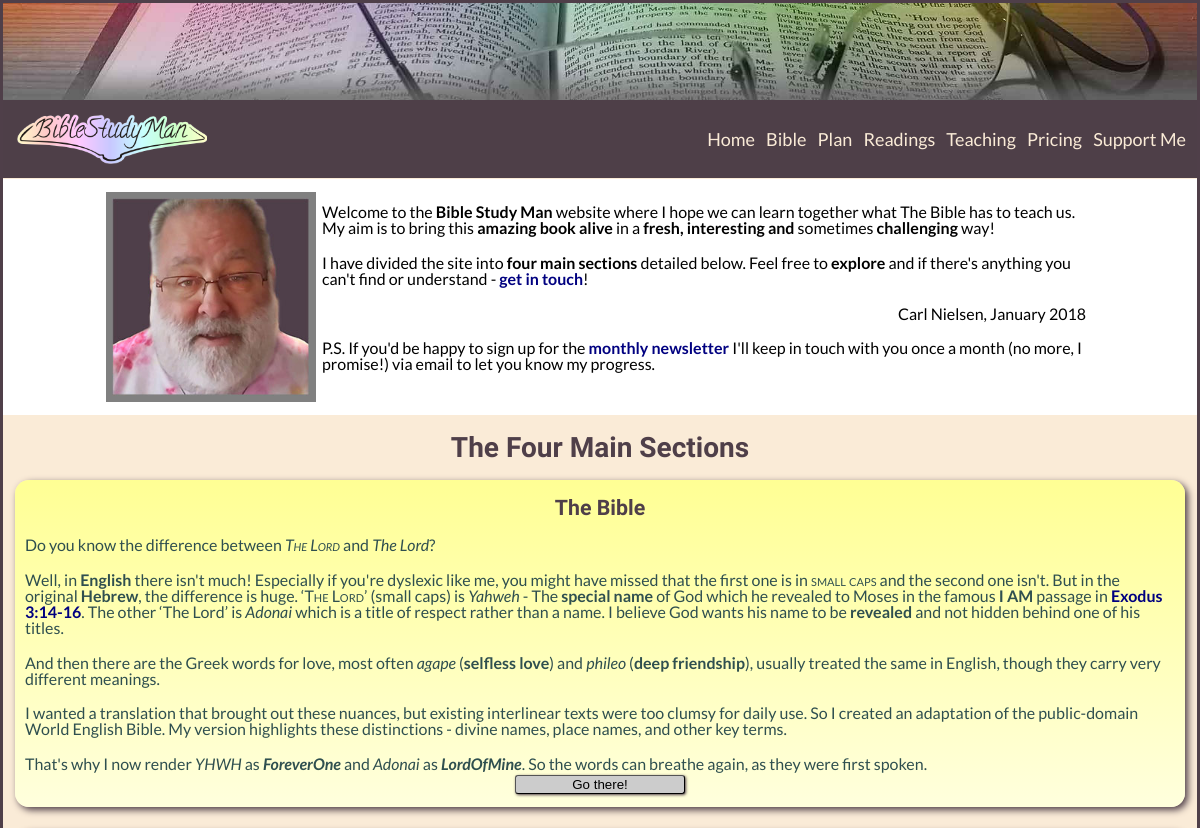
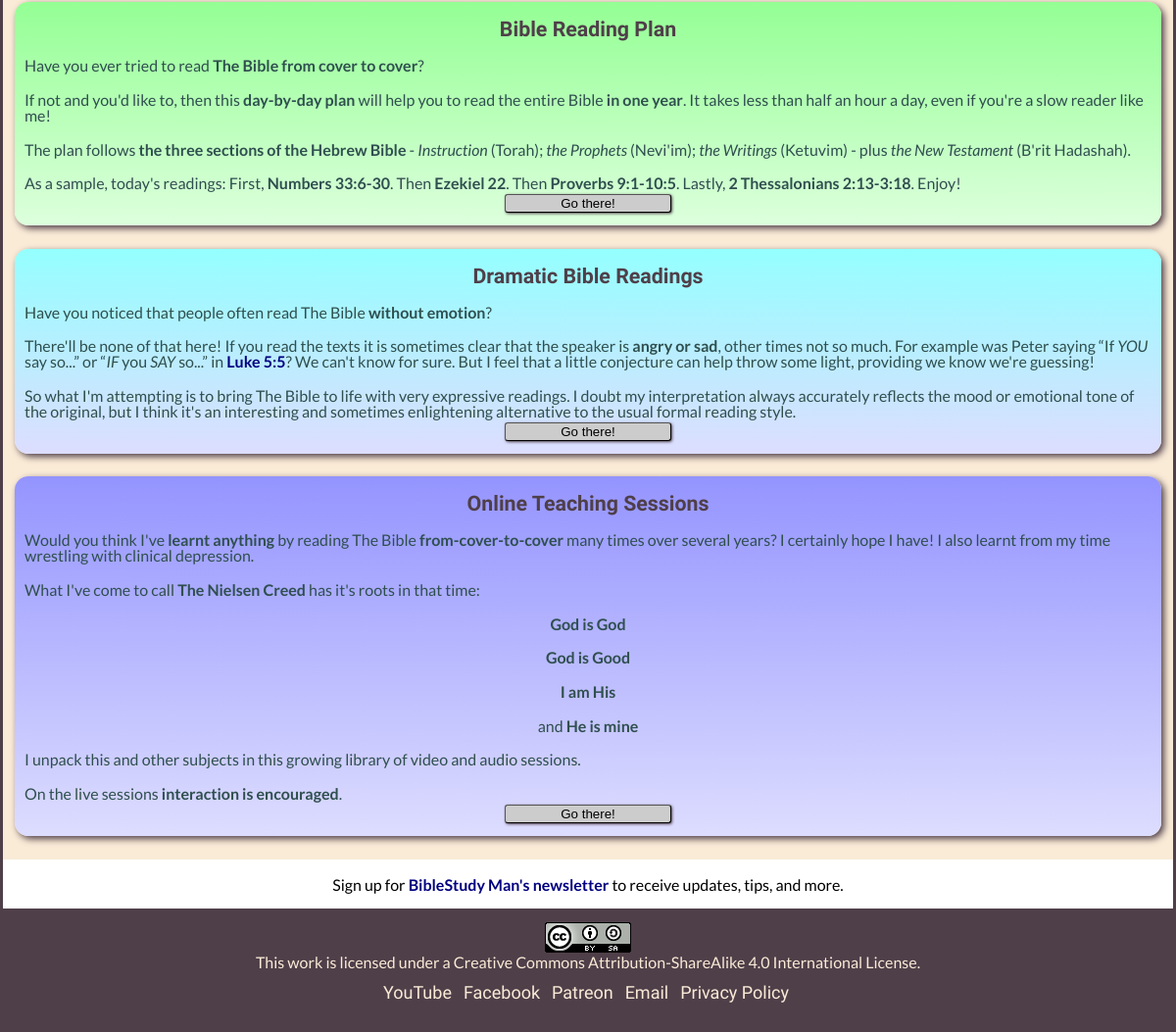
The page /site/index.php on the database its author committed (2 pictures, top to bottom).
### tables this page shows
CREATE TABLE books (
  bookCode varchar(3) NOT NULL,
  bookName varchar(25) NOT NULL,
  bookChapters smallint(6) NOT NULL,
  orderChristian tinyint(4) NOT NULL,
  orderJewish tinyint(4) NOT NULL,
  orderChron1 tinyint(4) NOT NULL,
  orderChron2 tinyint(4) NOT NULL,
  testament varchar(1) NOT NULL,
  sectionCode varchar(4) NOT NULL,
  PRIMARY KEY (bookCode)
);

### site/dbFunctions.php (called while the page is built, shortened)
<?php
require_once __DIR__ . '/bibleFormat.php';
function doQuery($pdo, $tQuery, $params = []){
  $stmt = $pdo->prepare($tQuery);
  $stmt->execute($params);
  return $stmt;
}
?>

### site/index.php (called while the page is built)
<?php require_once "home.php"; ?>

### site/bibleFormat.php (called while the page is built, shortened)
<?php
function bookLabel($tBook){
  $t = (string)$tBook;
  return ($t === 'Psalms' || $t === 'Psalm') ? 'Psalm' : $t;
}
function formatRangePart($aPart){
  return $aPart[1] > 0 ? $aPart[0] . ':' . $aPart[1] : (string)$aPart[0];
}
function formatRange($tBook, $a, $b){
  $tLabel = bookLabel($tBook);
  if ($b[0] < 1 && $b[1] < 1) return $tLabel . ' ' . formatRangePart($a);
  if ($a[0] === $b[0]) {
    if ($a[1] > 0 && $b[1] > 0) return $tLabel . ' ' . $a[0] . ':' . $a[1] . '-' . $b[1];
    return $tLabel . ' ' . $a[0];
  }
  return $tLabel . ' ' . formatRangePart($a) . '-' . formatRangePart($b);
}

### site/planFunctions.php (the view, shortened to what this page needs)
<?php
function getDayReadingQuery($iMonth, $iDay, $iSection = 0){
    list($query, $params) = getDayReadingQueryStart($iMonth, $iDay);
    list($whereClause, $whereParams) = getDayReadingQueryWhere($iMonth, $iDay, $iSection);
    $query .= $whereClause;
    $params = array_merge($params, $whereParams);
    return [$query, $params];
}
function getDayReadingQueryStart($iMonth, $iDay){
    $query = '';
    $params = [];
    if($iMonth === 2 && $iDay === 29){
        $query .= 'SELECT *, DATE_FORMAT(planDate,"%b %e") as planDateFormatted';
        $query .= ' FROM `plan-feb-29` INNER JOIN books ON `plan-feb-29`.bookCode=books.bookCode';
    } else {
        $query .= 'SELECT *, DATE_FORMAT(planDate,"%b %e") as planDateFormatted';
        $query .= ' FROM `plan-new` INNER JOIN `plan-days` ON `plan-new`.planDay=`plan-days`.ID';
        $query .= ' INNER JOIN books ON `plan-new`.bookCode=books.bookCode';
    }
    return [$query, $params];
}
function getDayReadingQueryWhere($iMonth, $iDay, $iSection = 0){
    $tQuery = '';
    $params = [];
    if($iMonth === 2 && $iDay === 29){
        $tTable = '`plan-feb-29`';
    } else {
        $tTable = '`plan-new`';
    }
    $tQuery .= ' WHERE MONTH(planDate)=?';
    $params[] = $iMonth;
    $tQuery .= ' AND DAY(planDate)=?';
    $params[] = $iDay;
    $tQuery .= ' ORDER BY planDate, ' . $tTable . '.sectionCode ASC';
    return [$tQuery, $params];
}
function daysReadingRefText($row){
    return formatRange($row['bookName'],
        [(int)$row['startChapter'], (int)$row['startVerse']],
        [(int)$row['endChapter'], (int)$row['endVerse']]);
}
function daysReadingsAsSentence($iMonth, $iDay, $bHighlightSW, $bShowOW, $bShowTN){
    global $pdo;
    $tOutput = '';
    list($tQuery, $params) = getDayReadingQuery($iMonth, $iDay);
    $stmt = doQuery($pdo, $tQuery, $params);
    $rows = $stmt->fetchAll();
    if (count($rows) === 0) {
        $tOutput .= 'Tell Carl something went wrong with the BibleStudyMan database - trying to do "' . htmlspecialchars($tQuery ?? '', ENT_QUOTES, 'UTF-8') . '"';
    } else {
        $atRefs = [];
        foreach($rows as $row) {
            $atRefs[] = '<strong>' . htmlspecialchars(daysReadingRefText($row), ENT_QUOTES, 'UTF-8') . '</strong>';
        }
        $tOutput .= readingsSentence($atRefs);
    }
    return $tOutput;
}
?>

### site/styles/general.css (style rules this page uses)
:root { --bg: white; --text: black; --anchor: #000080; --anchorHover: #800080; --heading: #4F3F49; --subheading: #4F3F49; --teaching: #9494ff; --teachingL: #ddddff; --readings: #94ffff; --readingsL: #ddddff; --plan: #94ff94; --planL: #ddffdd; --Bible: #ffff94; --BibleL: #ffffdd; --border: #4F3F49; }
body { background: var(--bg); color: var(--text); }
* { margin: 0; padding: 0; }
body { font-family: 'Lato', sans-serif; border: 3px solid var(--heading); }

### rows shown on the page
books: bookName.endVerse "Numbers 33:6-30"
books: bookName.endVerse "Ezekiel 22"
books: bookName.endVerse "Proverbs 9:1-10:5"
books: bookName.endVerse "2 Thessalonians 2:13-3:18"
